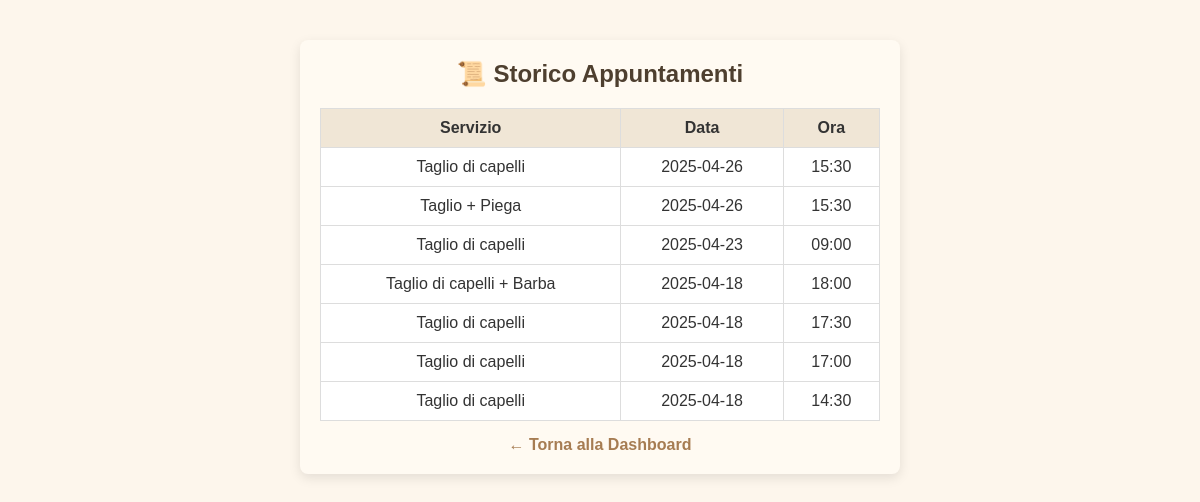
The app's page /user_history (signed in), older data.
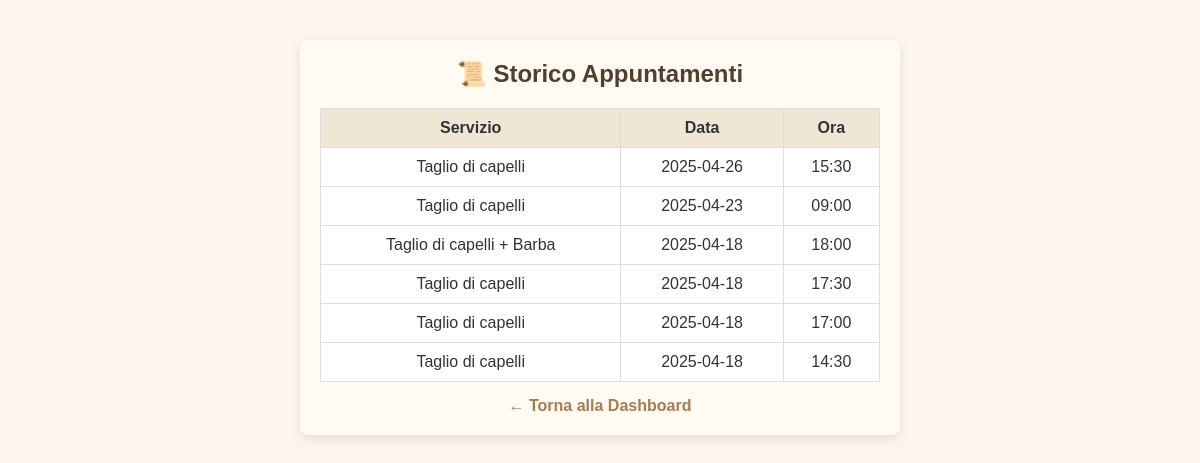
The same page, newer data.
### tables this page shows
CREATE TABLE appointments (
            id INTEGER PRIMARY KEY AUTOINCREMENT,
            user_id INTEGER NOT NULL,
            service TEXT NOT NULL,
            date TEXT NOT NULL,
            time TEXT NOT NULL, barber TEXT NOT NULL DEFAULT 'Mattia', tipo TEXT DEFAULT 'barbiere',
            FOREIGN KEY (user_id) REFERENCES users(id)
        );

### app.py (the view)
@app.route('/user_history')
def user_history():
    if 'user_id' not in session:
        return redirect(url_for('login_user'))
    user_id = session['user_id']
    today = datetime.now().strftime("%Y-%m-%d")
    now_time = datetime.now().strftime("%H:%M")
    conn = sqlite3.connect('bookings.db')
    cursor = conn.cursor()
    cursor.execute("""
        SELECT service, date, time
        FROM appointments
        WHERE user_id = ? AND (date < ? OR (date = ? AND time < ?))
        ORDER BY date DESC, time DESC
    """, (user_id, today, today, now_time))
    appointments = cursor.fetchall()
    conn.close()
    return render_template('user_history.html', appointments=appointments)

### templates/user_history.html (shortened to what this page needs)
<!DOCTYPE html>
<html lang="it">
<head>
  <link rel="stylesheet" href="{{ url_for('static', filename='style.css') }}">
</head>
<body>
  <div class="container">
    <h2>📜 Storico Appuntamenti</h2>
    {% if appointments %}
      <table>
        <thead>
          <tr>
            <th>Servizio</th>
            <th>Data</th>
            <th>Ora</th>
          </tr>
        </thead>
        <tbody>
          {% for a in appointments %}
          <tr>
            <td>{{ a[0] }}</td>
            <td>{{ a[1] }}</td>
            <td>{{ a[2] }}</td>
          </tr>
          {% endfor %}
        </tbody>
      </table>
    {% else %}
      <p>Non hai appuntamenti passati.</p>
    {% endif %}
    <a href="{{ url_for('user_dashboard') }}">← Torna alla Dashboard</a>
  </div>
</body>
</html>

Row changes from the older to the newer data that the page shows:
removed appointments: service "Taglio + Piega", date "2025-04-26", time "15:30"
